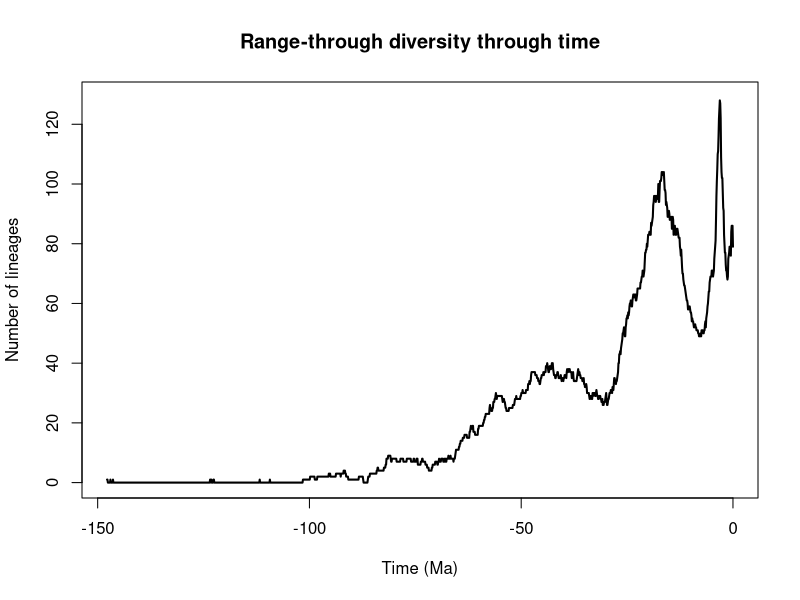

The R source for this figure:

    setwd("/Users/max/Desktop/Phylogenetic_cowries/pyrate_mcmc_logs")
    tbl = read.table(file = "Phylogenetic_cowriesV2_1_Grj_se_est_ltt.txt",header = T)
    pdf(file='Phylogenetic_cowriesV2_1_Grj_se_est_ltt.pdf',width=12, height=9)
    time = -tbl$time
    library(scales)
    plot(time,tbl$diversity, type="n",ylab= "Number of lineages", xlab="Time (Ma)", main="Range-through diversity through time", ylim=c(0,129.0),xlim=c(min(time),0))
    polygon(c(time, rev(time)), c(tbl$M_div, rev(tbl$m_div)), col = alpha("#504A4B",0.5), border = NA)
    lines(time,tbl$diversity, type="l",lwd = 2)
    n<-dev.off()
    